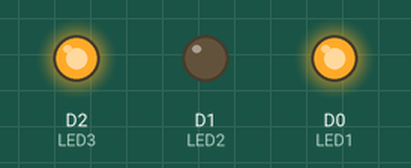
Bench run of a sketch on a simulated ESP8266 (NodeMCU). Parts: output pins drawn as LEDs (lit = HIGH).

Above: at 0.5 s.
At 3.5 s:
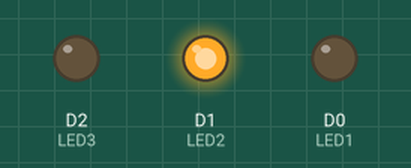
Timing chart, 0 to 4.6 s (numbered marks = the images above):
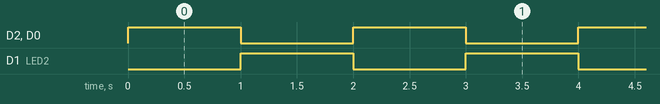

The sketch:

LED_Running.ino
```cpp
#define LED1    D0
#define LED2    D1
#define LED3    D2


void setup() {
  // put your setup code here, to run once:
  pinMode(LED1, OUTPUT);
  pinMode(LED2, OUTPUT);
  pinMode(LED3, OUTPUT);
}

void loop() {
  // put your main code here, to run repeatedly:
  digitalWrite(LED1, HIGH);
  digitalWrite(LED2, LOW);
  digitalWrite(LED3, HIGH);
  delay(1000);
  digitalWrite(LED1, LOW);
  digitalWrite(LED2, HIGH);
  digitalWrite(LED3, LOW);
  delay(1000);
}
```

Measured:
- by itself, D2 (LED3), D1 (LED2), D0 (LED1): alternates HIGH for 1.0 s and LOW for 1.0 s
